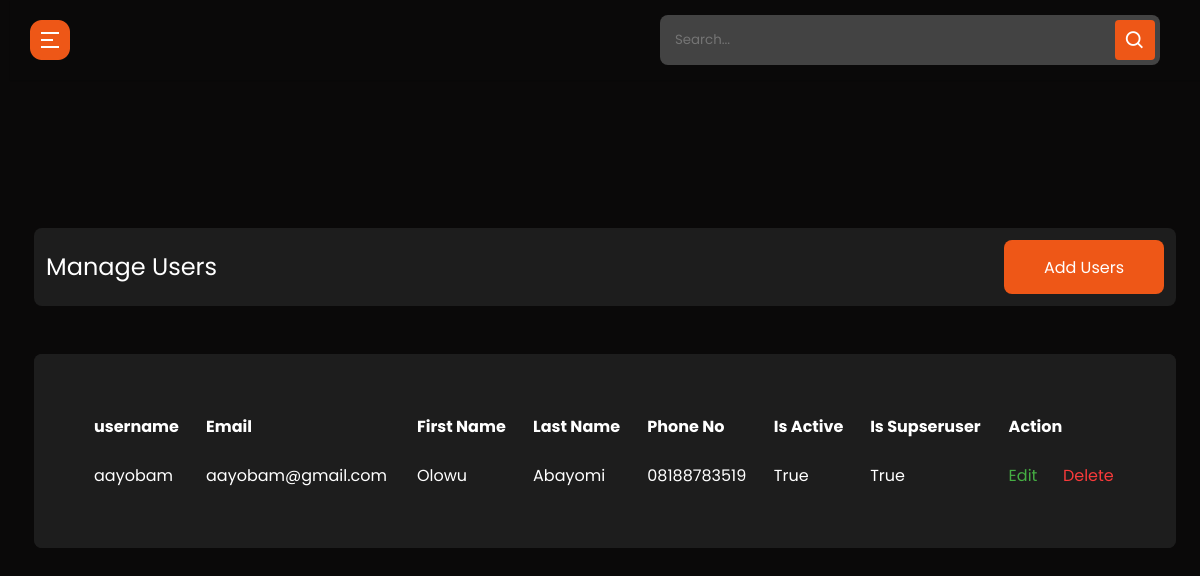
/admin-user-list/ (signed in), run on an earlier commit of the app's database.
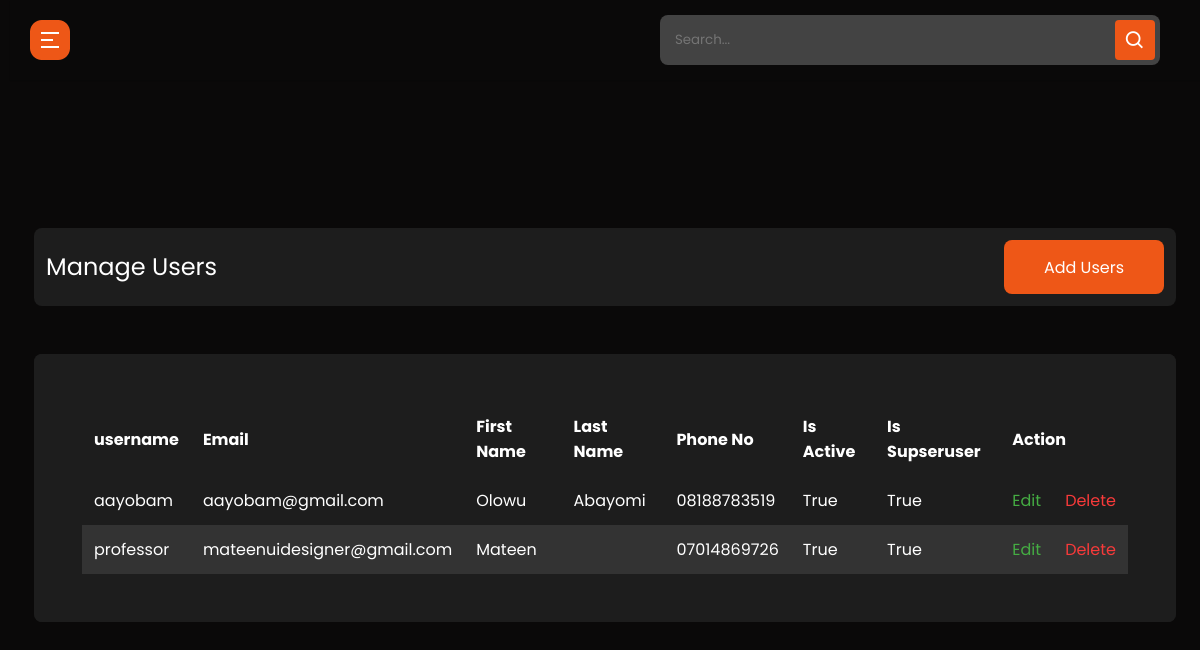
And on a later commit of the database.
### userprolog/models.py (models this page shows, shortened)
class User(AbstractBaseUser, PermissionsMixin):
    id = models.UUIDField(primary_key=True, default=uuid.uuid4, editable=False, unique=True)
    username = models.CharField(max_length=200, unique=True, blank=True)
    email = models.EmailField(max_length=200, unique=True, blank=False)
    first_name = models.CharField(max_length=200, blank=True)
    last_name = models.CharField(max_length=200, blank=True)
    phone_no = models.CharField(max_length=11, blank=True,)
    is_active = models.BooleanField(default=False)
    is_staff = models.BooleanField(default=False)
    is_superuser = models.BooleanField(default=False)
    date_joined = models.DateTimeField(auto_now_add=True)
    created = models.DateTimeField(auto_now_add=True)
    updated = models.DateTimeField(auto_now=True)
    objects = UserManager()
    EMAIL_FIELD = 'email'
    USERNAME_FIELD = 'username'
    REQUIRED_FIELDS = ['email',]

### cms/decorators.py (the view)
        def wrapper_func(request, *args, **kwargs):
            group = None
            if request.user.groups.exists():
                group = request.user.groups.all()[0].name
            if group in allowed_roles:
                return view_func(request, *args, **kwargs)
            else:
                return render(request, 'cms/auth.html')

### cms/views.py (called while the page is built)
@login_required(login_url='admin-login')
@allowed_user(allowed_roles=['admin'])
@admin_only
def admin_user_list(request):
    template_name = "cms/admin-user/index.html"
    users = User.objects.all()
    context = {"users":users}
    return render(request, template_name, context)

### cms/templates/cms/admin-user/index.html
{% extends 'base.html' %}
{% load static %}
{% block content %}
  <section class="panel-section" style=margin-top:-700px>
    <div class="panel-content">
      <div class="page-wrapper admin-wrapper">
        <section class="alt-nav">
            <h4>Manage Users</h4>
            <a href="{% url 'admin-create-user' %}" class="btn">Add Users</a>
        </section>
        <div class="content-container">
          <section class="trade-table">
              <table>
                <thead>
                  <tr>
                    <th scope="col">username</th>
                    <th scope="col">Email</th>
                    <th scope="col">First Name</th>
                    <th scope="col">Last Name</th>
                    <th scope="col">Phone No</th>
                    <th scope="col">Is Active</th>
                    <th scope="col">Is Supseruser</th>
                    <th scope="col" colspan="2">Action</th>
                  </tr>
                </thead>
                <tbody>
                  {% for user in users %}
                    <tr>
                      <td data-label="Coin pair">{{ user.username }}</td>
                      <td data-label="Entry">{{ user.email }}</td>
                      <td data-label="stop loss">{{ user.first_name|title }}</td>
                      <td data-label="tp target">{{ user.last_name|title }}</td>
                      <td data-label="tp achieved">{{ user.phone_no}}</td>
                      <td data-label="% profit">{{ user.is_active}}</td>
                      <td data-label="Coin pair">{{ user.is_superuser }}</td>
                      <td data-label="Action"><a href="{% url 'admin-update-user' user.id %}" class="edit">Edit</a></td>
                      <td data-label="Action"><a href="{% url 'admin-delete-user' user.id %}" class="delete">Delete</a></td>
                    </tr>
                  {% endfor %}
                </tbody>
              </table>
          </section>
        </div>
      </div>
    </div>
  </section>
{% endblock content %}

What changed in the data, as far as the page shows it:
added User: username "professor", email "mateenuidesigner@gmail.com", first_name "Mateen", phone_no "07014869726", is_active "True", is_superuser "True"
